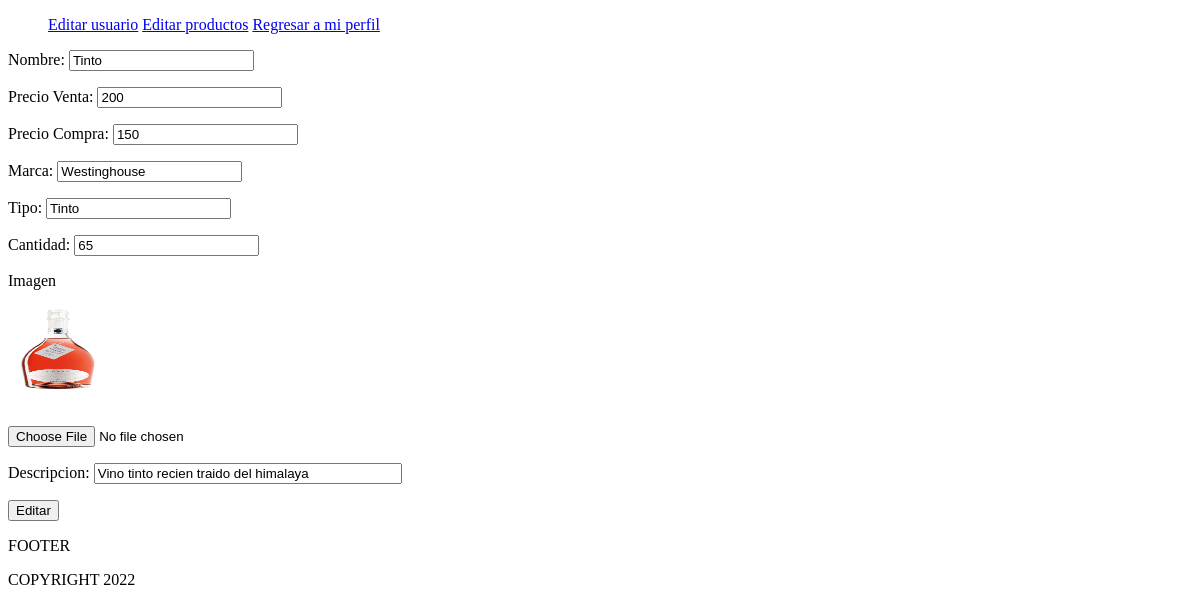
/panel/editarproducto?pid=1 (signed in), run on an earlier commit of the app's database.
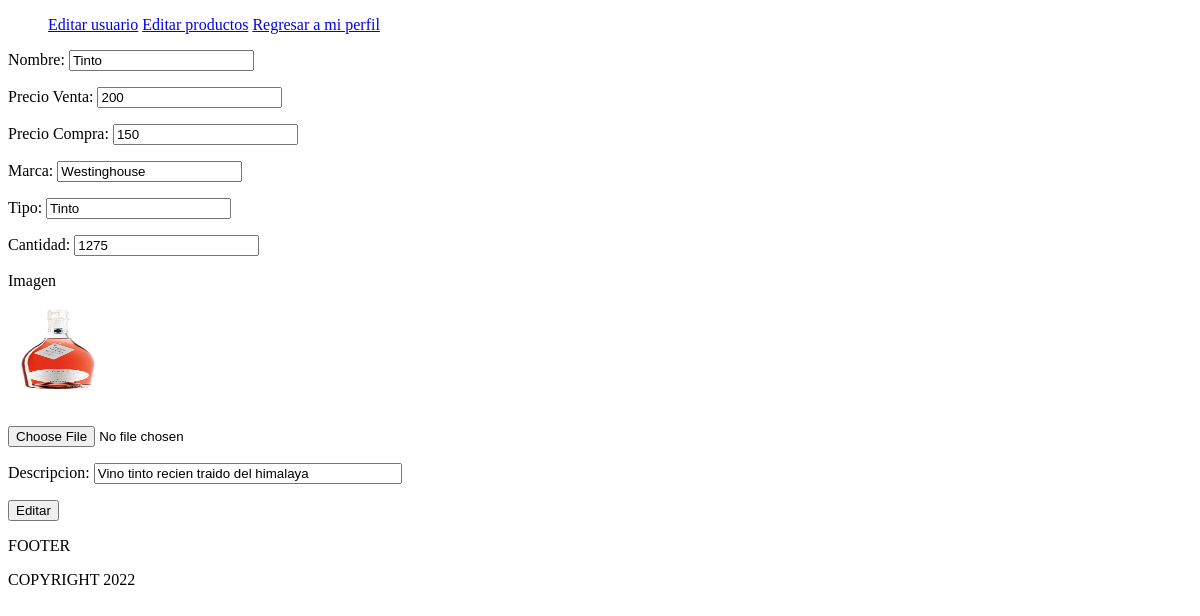
And on a later commit of the database.
### tables this page shows
CREATE TABLE `PRODUCTOS` (
  `pid` int(11) NOT NULL,
  `nombre` varchar(60) NOT NULL,
  `precio_venta` int(7) NOT NULL,
  `precio_compra` int(7) NOT NULL,
  `marca` varchar(32) NOT NULL,
  `tipo` varchar(24) DEFAULT NULL,
  `cantidad` int(11) NOT NULL,
  `img` varchar(60) NOT NULL,
  `descrip` varchar(100) NOT NULL
);

### libs/view.php (called while the page is built, shortened)
<?php
class View
{
    public function render($nombre)
    {
        require 'views/' . $nombre . '.php';
    }
}

### controllers/Panel_Controller.php (called while the page is built, shortened)
<?php
class Panel_Controller extends controller
{
    public function editarproducto()
    {
        $this->view->render('login/panel/modificarproducto');
    }
}

### index.php (called while the page is built, shortened)
<?php
require 'libs/view.php';
$app = new App();

### views/login/panel/modificarproducto.php (the view, shortened to what this page needs)
<?php
require 'libs/connect.php';
if (isset($_SESSION['uid'])) {
    $records = $conn->prepare('SELECT * FROM USUARIOS WHERE uid = :id');
    $records->bindParam(':id', $_SESSION['uid']);
    $records->execute();
    $results = $records->fetch(PDO::FETCH_ASSOC);
    $user = null;
    if (count($results) > 0) {
      $user = $results;
    }
  $records = $conn->prepare('SELECT * FROM USUARIOS_Rangos WHERE rid = :id');
  $records->bindParam(':id', $user['rango']);
  $records->execute();
  $results = $records->fetch(PDO::FETCH_ASSOC);
  if (count($results) > 0) {
    $rango = $results;
  }
}
else {
    header("Location: ../login");
    echo "Acceso denegado";
    die();
}
?>
<!DOCTYPE html>
<html lang="en">
<head>
    <link rel="stylesheet" href="../public/css/login/panel.css">
</head>
<body>
    <?php include "navegacion.php" ?>
    <?php
    if(isset($_GET['pid'])):
      $records = $conn->prepare('SELECT * FROM PRODUCTOS WHERE pid = :id');
      $records->bindParam(':id', $_GET['pid']);
      $records->execute();
      $results = $records->fetch(PDO::FETCH_ASSOC);
    $producto = null;
    if (count($results) > 0) {
      $producto = $results;
    }
?>
<form action="" method="post" enctype="multipart/form-data" name="form2" id="form2">
    <p>
        Nombre:
        <input type="text" name="nombre" id="textfield2" value="<?php echo $producto['nombre']; ?>" />
    </p>
    <p>
    Precio Venta:
        <input type="text" name="precioventa" id="textfield2" value="<?php echo $producto['precio_venta']; ?>" />
    </p>
    <p>
    Precio Compra:
        <input type="text" name="preciocompra" id="textfield2" value="<?php echo $producto['precio_compra']; ?>" />
    </p>
    <p>
    Marca:
        <input type="text" name="marca" id="textfield2" value="<?php echo $producto['marca']; ?>" />
    </p>
    <p>
    Tipo:
        <input type="text" name="tipo" id="textfield2" value="<?php echo $producto['tipo']; ?>" />
    </p>
    <p>
    Cantidad:
        <input type="text" name="cantidad" id="textfield2" value="<?php echo $producto['cantidad']; ?>" />
    </p>
    <p>Imagen</p>
        <p><img src="../<?php echo $producto['img']; ?>" height="100" width="100" />
    </p>
    <p>
        <input type="file" name="img" id="fileField" />
    </p>
    <p>
    Descripcion:
        <input style="width: 300px;" type="text" name="descripcion" id="textfield2" value="<?php echo $producto['descrip']; ?>" />
    </p>
    <p>
        <input type="submit" name="editar" id="button" value="Editar" />
    </p>
    </form>
<?php endif; ?>
<?php include "views/index/footer.php"; ?>
</body>
</html>

What changed in the data, as far as the page shows it:
changed productos "Tinto": cantidad "65" → "1275"
